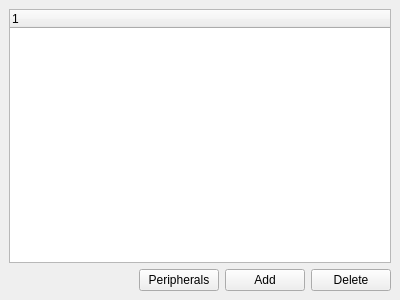
<?xml version="1.0" encoding="UTF-8"?>
<ui version="4.0">
 <class>QRegWidget</class>
 <widget class="QDockWidget" name="QRegWidget">
  <property name="geometry">
   <rect>
    <x>0</x>
    <y>0</y>
    <width>400</width>
    <height>300</height>
   </rect>
  </property>
  <property name="windowTitle">
   <string notr="true">QReg</string>
  </property>
  <widget class="QWidget" name="dockWidgetContents">
   <layout class="QGridLayout" name="gridLayout">
    <item row="0" column="0">
     <widget class="QTreeWidget" name="Tree"/>
    </item>
    <item row="1" column="0">
     <layout class="QHBoxLayout" name="horizontalLayout">
      <item>
       <spacer name="horizontalSpacer">
        <property name="orientation">
         <enum>Qt::Horizontal</enum>
        </property>
        <property name="sizeHint" stdset="0">
         <size>
          <width>40</width>
          <height>20</height>
         </size>
        </property>
       </spacer>
      </item>
      <item>
       <widget class="QPushButton" name="Per">
        <property name="text">
         <string>Peripherals</string>
        </property>
       </widget>
      </item>
      <item>
       <widget class="QPushButton" name="Add">
        <property name="text">
         <string>Add</string>
        </property>
       </widget>
      </item>
      <item>
       <widget class="QPushButton" name="Delete">
        <property name="text">
         <string>Delete</string>
        </property>
       </widget>
      </item>
     </layout>
    </item>
   </layout>
  </widget>
  <action name="actionCopy_String">
   <property name="text">
    <string>Copy String</string>
   </property>
  </action>
  <action name="actionFilter">
   <property name="text">
    <string>Filter</string>
   </property>
  </action>
 </widget>
 <resources/>
 <connections/>
</ui>
